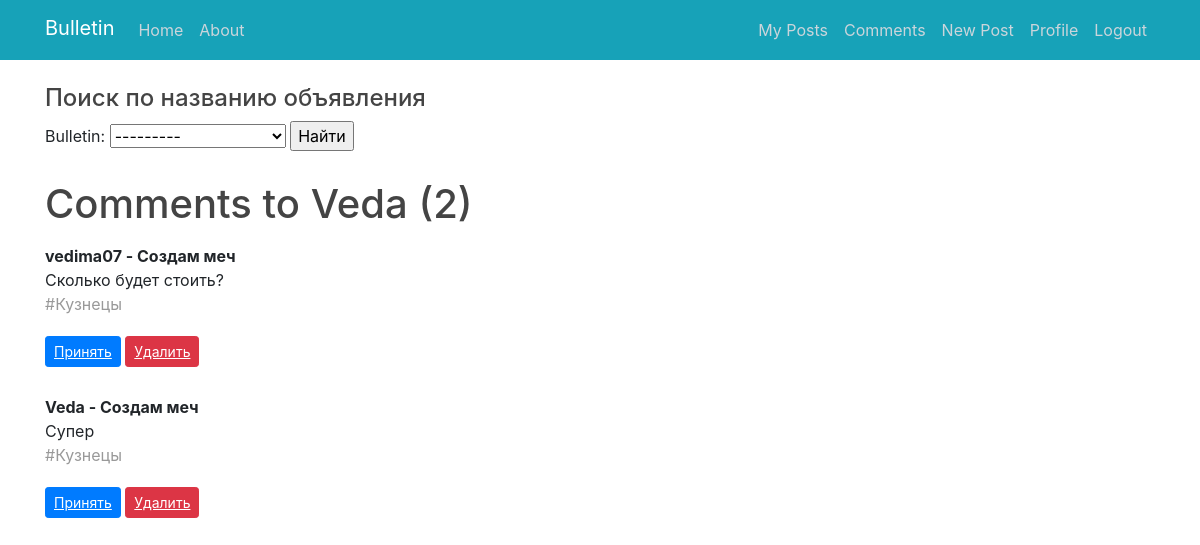
Page /home/comments (signed in) on the committed database.
### myboardapp/models.py (models this page shows, shortened)
class Comment(models.Model):
    bulletin = models.ForeignKey(Bulletin, related_name="comments", on_delete=models.CASCADE)
    username = models.ForeignKey(User, on_delete=models.CASCADE, null=True)
    body = models.TextField()
    date_added = models.DateTimeField(auto_now_add=True)

class Bulletin(models.Model):
    title = models.CharField(max_length=100, blank=True)
    author = models.ForeignKey(User, on_delete=models.CASCADE)
    content = models.TextField()
    file = models.FileField(upload_to='files/',
                                             blank=True,
                                             )
    bulletin_category = models.ForeignKey(CategoryModel, on_delete=models.CASCADE)
    date_created = models.DateTimeField(default=timezone.now)
    def __str__(self):
        return self.title

class CategoryModel(models.Model):
    CHOISES = [
        ('Танки', "Танки"),
        ('Хилы', "Хилы"),
        ('ДД', "ДД"),
        ('Торговцы', "Торговцы"),
        ('Гилдмастеры', "Гилдмастеры"),
        ('Квестгиверы', "Квестгиверы"),
        ('Кузнецы', "Кузнецы"),
        ('Кожевники', "Кожевники"),
        ('Зельевары', "Зельевары"),
        ('Мастера заклинаний', "Мастера заклинаний"),
    ]
    category_name = models.CharField(max_length=255,
                                     choices=CHOISES,
                                     unique=True,
                                     )
    subscribers = models.ManyToManyField(User, null=True, blank=True, related_name='subscriber')
    def __str__(self):
        return f'{self.category_name}'
    """
    >>> from myboardapp.models import Bulletin
    >>> from myboardapp.models import CategoryModel
    >>> CategoryModel.objects.create(category_name = "Offer")
    <CategoryModel: Offer>
    """

### myboardapp/views.py (the view)
# urls.py: path('home/comments', CommentListView.as_view(), name='comment_list'),
class CommentListView(LoginRequiredMixin, ListView):
    model = Comment
    template_name = 'myboardapp/comment_list.html'
    context_object_name = 'comments' # we use it in template as {% for comment in comments %}
    ordering = ['-date_added']
    paginate_by = 3
    myFilter = CommentFilter()
    def get_queryset(self):
        user_id = self.request.user.id # get logged-in user id because he is an author of his own posts
        return Comment.objects.filter(bulletin__author_id=user_id).order_by('-date_added')  #filtering current user's bulletins and looking up the comments under these bulletins
    def get_context_data(self, **kwargs):
        context = super().get_context_data(**kwargs)
        context['filter'] = CommentFilter(self.request.GET, queryset=self.get_queryset())
        return context

### myboardapp/templates/myboardapp/comment_list.html (shortened to what this page needs)
{% extends "myboardapp/base.html" %}
{% load static %}
{% block content %}
    <main role="main" class="container">
      <div class="row">
        <div class="col-md-8">
            <form method="GET">
                <h4>Поиск по названию объявления</h4>
                {{ filter.form }}
                <input type="submit" value="Найти">
            </form>
            <br/>
            {% if filter.qs %}
            <h1 class="mb-3">Comments to {{ user.username }} ({{ page_obj.paginator.count }})</h1>
                {% for comment in comments %}
                    <strong> {{ comment.username }} - {{ comment.bulletin.title }} </strong>
                    <br/>
                    {{ comment.body }}
                    <br/>
                    <p><span style="color: #999999;">#{{ comment.bulletin.bulletin_category }} </span></p>
                    <a class="btn btn-primary btn-sm mt-1 mb-1" href="{% url 'comment-accept' comment.id %}"><u> Принять </u></a>
                    <a class="btn btn-danger btn-sm mt-1 mb-1" href="{% url 'comment-delete' comment.id %}"><u> Удалить </u></a>
                    <br/><br/>
                {% endfor %}
            {% else %}
            <h2>
                No Comments
            </h2>
            {% endif %}
        {% load my_tags %}
        </div>
      </div>
    </main>
{% endblock content %}

### myboardapp/static/myboardapp/mail.css (style rules this page uses)
h1, h2, h3, h4, h5, h6 { color: #444444; }

### rows in the picture
Comment: username "vedima07", bulletin "Создам меч", body "Сколько будет стоить?", bulletin.bulletin_category "Кузнецы"
Comment: username "Veda", bulletin "Создам меч", body "Супер", bulletin.bulletin_category "Кузнецы"

### other values in the picture
{{ user.username }} "Veda"
{{ page_obj.paginator.count }} "2"
